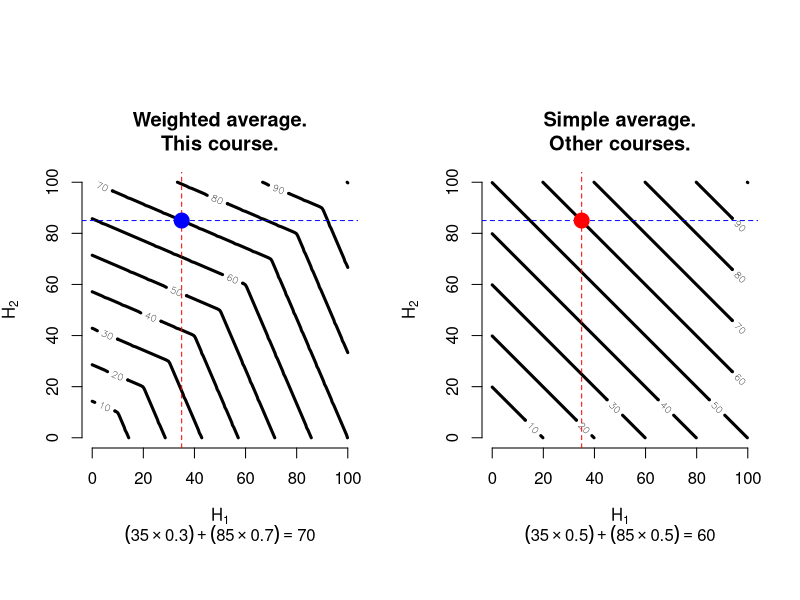

Recreate this plot in R.
## ---- chunk 1
library(knitr)
knitr::opts_chunk$set(warning = F, message = F)
## ---- chunk 2
library(graphics)
knitr::opts_chunk$set(warning = FALSE, message = FALSE)
knitr::opts_chunk$set(fig.pos = "H", out.extra = "")
## ---- chunk 3
fun <- function(AC, Hm) {
  if (mean(AC) >= 70 && Hm >= 70 && any(AC == 0) == FALSE) { 
  H <- (0.7 * Hm) + (0.3 * mean(AC)) } # H is the individual assignment mark.
  else {H <- min(mean(AC), Hm) } # Free-riders are penalized.
  H }
## ---- chunk 4
# Bebito Fiu-Fiu assigns 90 to John Doe.
# Baby Yoda 0 to John Doe.
# John Doe 90 (autoevaluation).
# Winnie Pooh 100 to John Doe.
AC <- c(90, 0, 90, 100)
Hm <- 90 # Group mark.
H1 <- fun(AC, Hm) # Individual mark.
paste("John Doe's individual mark in the first assignment is:", H1)
## ---- chunk 5
AC <- c(90, 70, 90, 100)
Hm <- 90 # Group mark.
H1 <- fun(AC, Hm) # Individual mark.
paste("John Doe's individual mark in the first assignment is:", H1)
## ---- chunk 6
H1 <- seq(from = 0, to = 100)
H2 <- H1
HF <- function(H1, H2) { 0.7 * pmax(H1, H2) + 
    0.3 * pmin(H1, H2) }

HF2 <- function(H1, H2) { 0.5 * pmax(H1, H2) + 
    0.5 * pmin(H1, H2) }
## ---- chunk 7
# outer evaluates the function for each combination of the vectors.
z <- outer(H1, H2, HF) # z is now 50x50 matrix.
par(mfrow=c(1, 2), oma = c(0, 0, 2, 0))
par(pty = "s")
contour(H1, H2, z, xlab = expression('H'[1]), 
        ylab = expression('H'[2]), lwd = 3, 
        nlevels = 10,
        main = "Weighted average.
This course.",
        sub = expression((35 %*% 0.3) + (85 %*% 0.7) == 70),
        axes = FALSE)
axis(1)
axis(2)
abline(v = 35, lty = 2, col = "red")
abline(h = 85, lty = 2, col = "blue")
points(35, 85, pch = 19, col = "blue", cex = 2)

z2 <- outer(H1, H2, HF2) # z is now 50x50 matrix.
par(pty = "s")
contour(H1, H2, z2, xlab = expression('H'[1]), 
        ylab = expression('H'[2]), lwd = 3, 
        nlevels = 10,
        main = "Simple average.
Other courses.",
        sub = expression((35 %*% 0.5) + (85 %*% 0.5) == 60),
        axes = FALSE)
axis(1)
axis(2)
abline(v = 35, lty = 2, col = "red")
abline(h = 85, lty = 2, col = "blue")
points(35, 85, pch = 19, col = "red", cex = 2)
